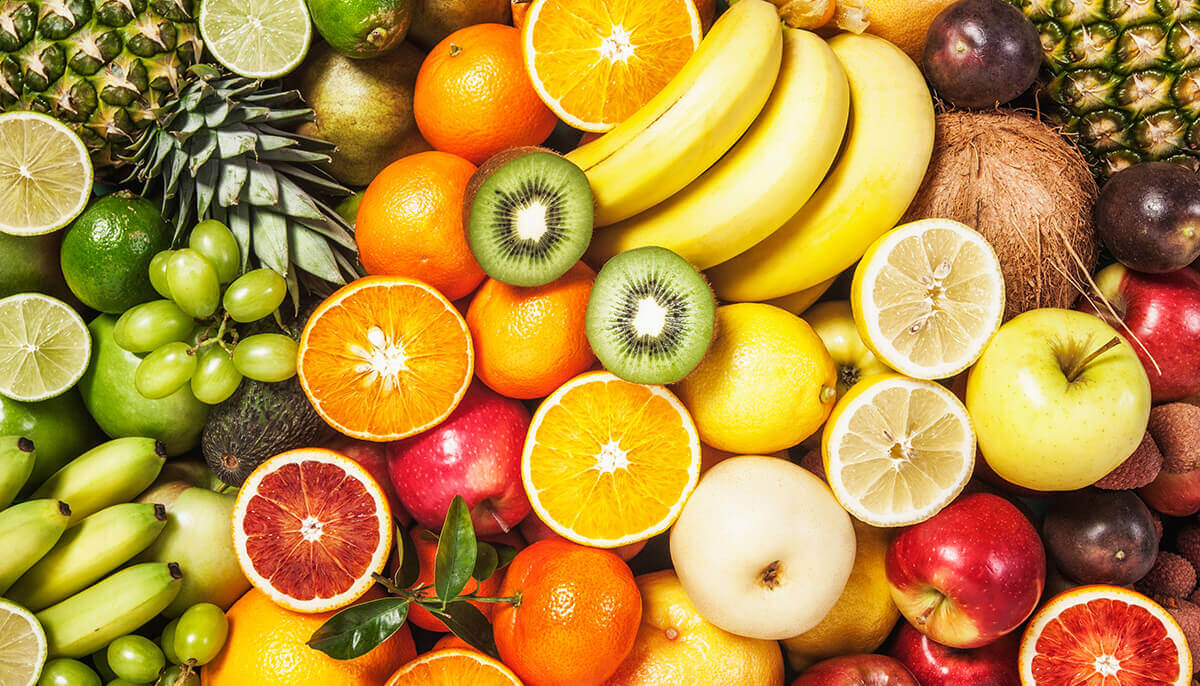
#> input picture python/ImageProcessing/fruits.jpg, 1200 x 686 px
$ jupyter execute --allow-errors first.ipynb
#> lines starting #> are read from the running program, lines starting #| are printed output that depends on the picture
[cell 1]
import cv2

[cell 2]
fruits= cv2.imread("fruits.jpg")
#> fruits is the input picture: shape (686, 1200, 3); mean B, G, R 61.9, 140, 181.8

[cell 3]
type(fruits)

[cell 4]
fruits.shape
#> Out = (686, 1200, 3)

[cell 5]
fruits.ndim
#> Out = 3

[cell 6]
cv2.imshow("Shivam",fruits)
cv2.waitKey(0)

Convert image into Grayscale

[cell 7]
image_gray = cv2.cvtColor(fruits,cv2.COLOR_BGR2GRAY)
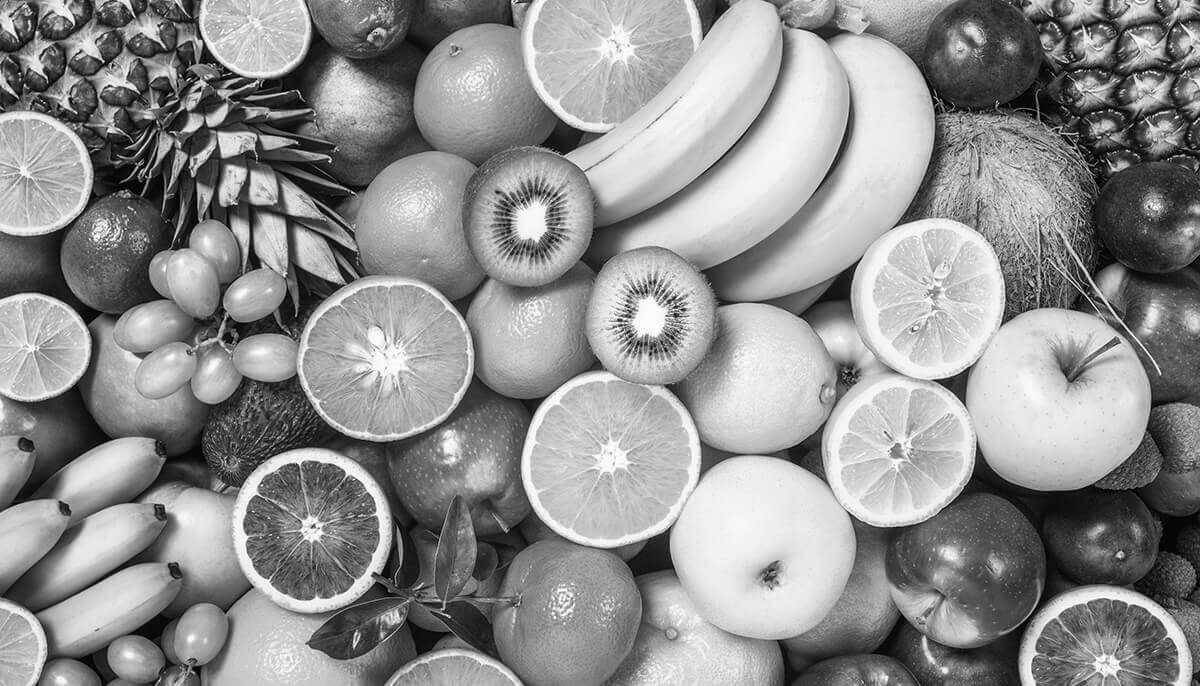
#> image_gray: shape (686, 1200); min 0, max 255, mean 143.6

[cell 8]
cv2.imshow("Shivam Window",image_gray)
cv2.waitKey(0)

Now we can see the grayScale image dim is 2

[cell 9]
image_gray.ndim
#> Out = 2

Playing With RGB clour

[cell 10]
fruits= cv2.imread("fruits.jpg")
fruits[:,:,0]=0

[cell 11]
cv2.imshow("fruits Without Blue Color",fruits)
cv2.waitKey(0)

[cell 12]
fruits= cv2.imread("fruits.jpg")
fruits[:,:,1]=0
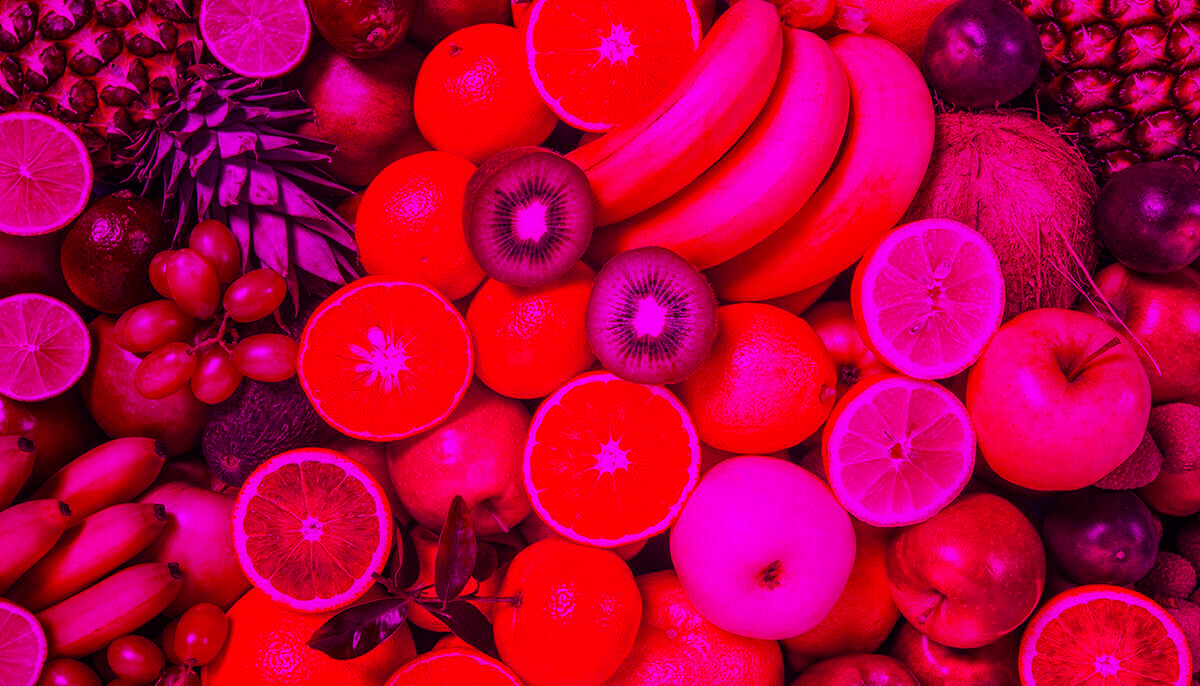
#> fruits: shape (686, 1200, 3); mean B, G, R 61.9, 0, 181.8

[cell 13]
cv2.imshow("fruits Without Green Color",fruits)
cv2.waitKey(0)

[cell 14]
fruits= cv2.imread("fruits.jpg")
fruits[:,:,2]=0
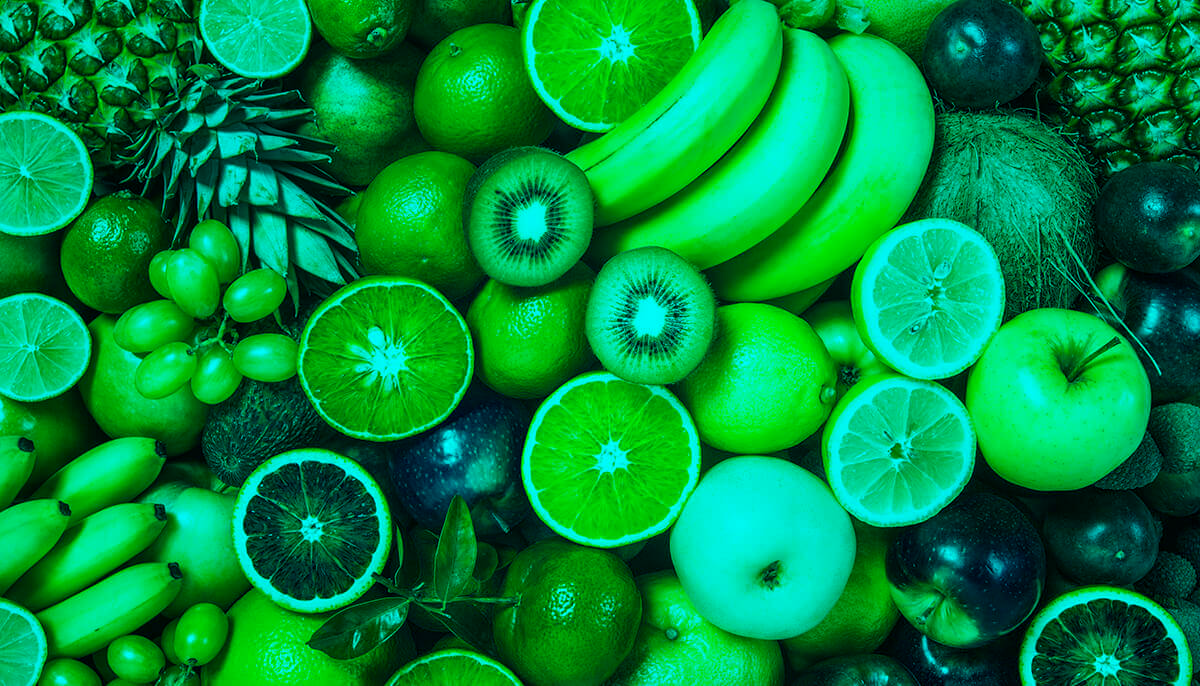
#> fruits: shape (686, 1200, 3); mean B, G, R 61.9, 140, 0

[cell 15]
cv2.imshow("fruits Without Red Color",fruits)
cv2.waitKey(0)

Resizing

[cell 16]
resize_fruits =cv2.resize(fruits,(256,256))
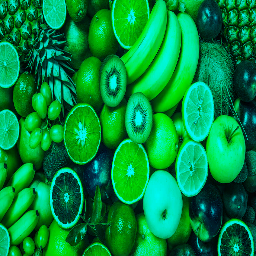
#> resize_fruits: shape (256, 256, 3); mean B, G, R 61.8, 139.9, 0
resize_fruits.shape
#> Out = (256, 256, 3)

#> (a cell that did not finish here is left out)

Croping

[cell 18]
fruits= cv2.imread("fruits.jpg")
crop_fruits=fruits[100:500,100:500]
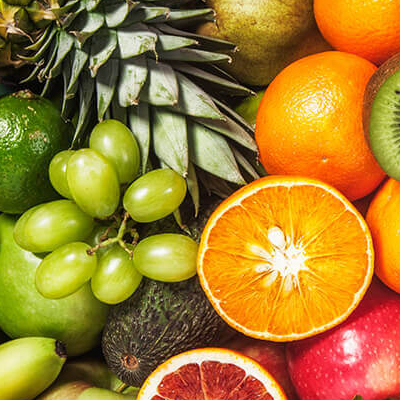
#> crop_fruits: shape (400, 400, 3); mean B, G, R 45.7, 124.2, 162.6

[cell 19]
cv2.imshow("Croping",crop_fruits)
cv2.waitKey(0)

Combine all image

[cell 20]
import numpy

[cell 21]
fruits= cv2.imread("fruits.jpg")
fruits0=fruits[100:500,100:500,0]
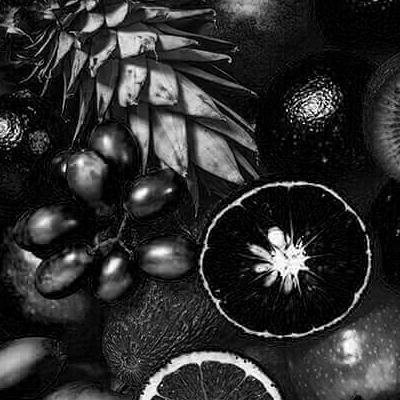
#> fruits0: shape (400, 400); min 0, max 255, mean 45.7
fruits1=fruits[100:500,100:500,1]
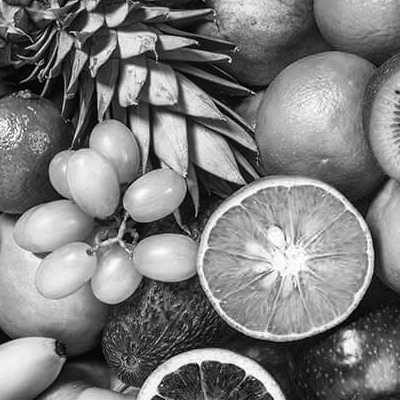
#> fruits1: shape (400, 400); min 0, max 255, mean 124.2
fruits2=fruits[100:500,100:500,2]
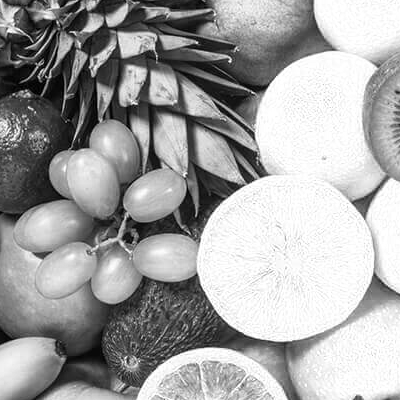
#> fruits2: shape (400, 400); min 0, max 255, mean 162.6

[cell 22]
new_image= numpy.vstack((fruits0,fruits1,fruits2))
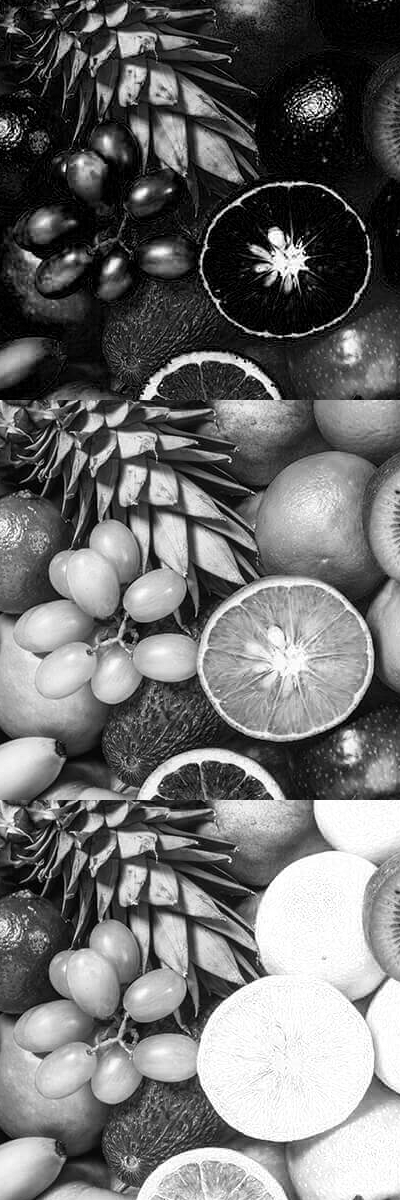
#> new_image: shape (1200, 400); min 0, max 255, mean 110.9

$ run again, with python/ImageProcessing/vegetables.jpg copied over python/ImageProcessing/fruits.jpg
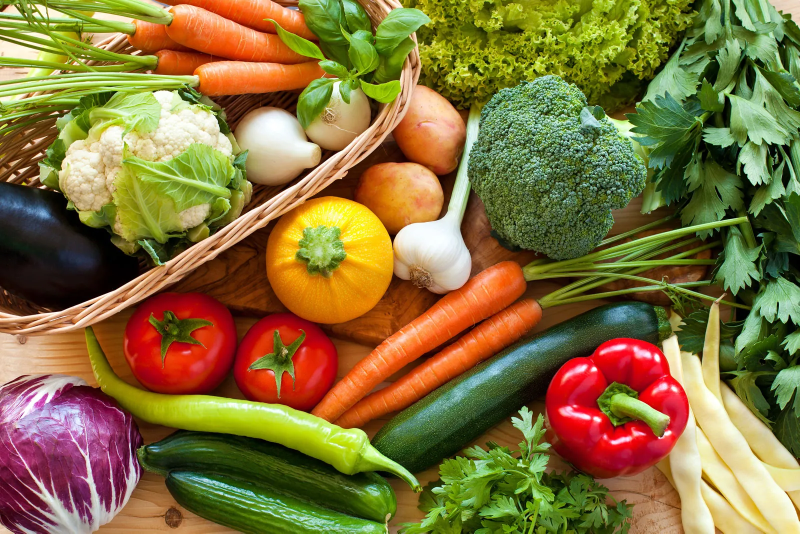
#> input picture python/ImageProcessing/vegetables.jpg, 1600 x 1067 px (shown at 1/2 size)
#> fruits is the input picture: shape (1067, 1600, 3); mean B, G, R 58.6, 112.7, 132.2
#> `fruits2=fruits[100:500,100:500,2]`:
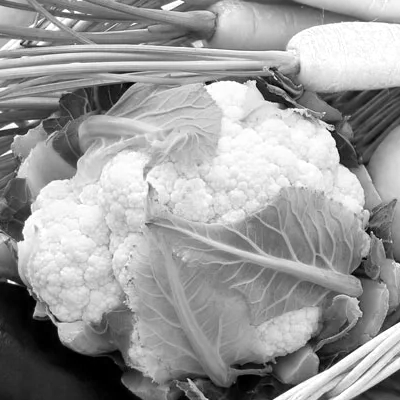
#> fruits2: shape (400, 400); min 0, max 255, mean 155
#> `new_image= numpy.vstack((fruits0,fruits1,fruits2))`:
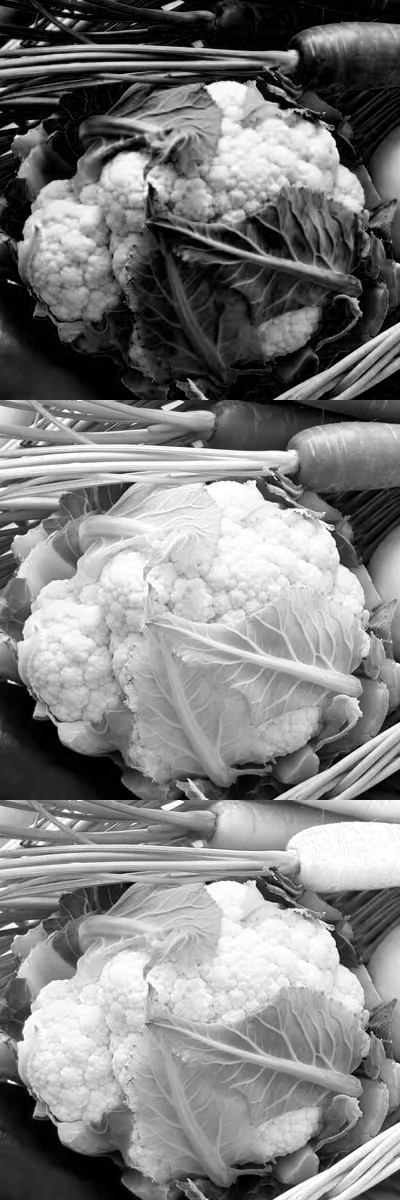
#> new_image: shape (1200, 400); min 0, max 255, mean 128.1
